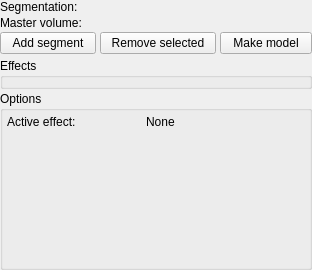
<?xml version="1.0" encoding="UTF-8"?>
<ui version="4.0">
 <class>qMRMLSegmentEditorWidget</class>
 <widget class="qMRMLWidget" name="qMRMLSegmentEditorWidget">
  <property name="geometry">
   <rect>
    <x>0</x>
    <y>0</y>
    <width>312</width>
    <height>270</height>
   </rect>
  </property>
  <property name="windowTitle">
   <string>qMRMLSegmentEditorWidget</string>
  </property>
  <layout class="QVBoxLayout" name="verticalLayout">
   <property name="spacing">
    <number>2</number>
   </property>
   <property name="margin">
    <number>0</number>
   </property>
   <item>
    <layout class="QGridLayout" name="gridLayout_2">
     <item row="1" column="1">
      <widget class="qMRMLNodeComboBox" name="MRMLNodeComboBox_MasterVolume">
       <property name="nodeTypes">
        <stringlist>
         <string>vtkMRMLScalarVolumeNode</string>
        </stringlist>
       </property>
       <property name="noneEnabled">
        <bool>true</bool>
       </property>
       <property name="noneDisplay">
        <string>Select master volume to enable editing</string>
       </property>
      </widget>
     </item>
     <item row="1" column="0">
      <widget class="QLabel" name="label_MasterVolume">
       <property name="text">
        <string>Master volume:</string>
       </property>
      </widget>
     </item>
     <item row="0" column="1">
      <widget class="qMRMLNodeComboBox" name="MRMLNodeComboBox_Segmentation">
       <property name="nodeTypes">
        <stringlist>
         <string>vtkMRMLSegmentationNode</string>
        </stringlist>
       </property>
      </widget>
     </item>
     <item row="0" column="0">
      <widget class="QLabel" name="label_Segmentation">
       <property name="text">
        <string>Segmentation:</string>
       </property>
      </widget>
     </item>
    </layout>
   </item>
   <item>
    <layout class="QHBoxLayout" name="horizontalLayout_2">
     <property name="spacing">
      <number>4</number>
     </property>
     <item>
      <widget class="QPushButton" name="AddSegmentButton">
       <property name="minimumSize">
        <size>
         <width>96</width>
         <height>0</height>
        </size>
       </property>
       <property name="text">
        <string>Add segment</string>
       </property>
       <property name="icon">
        <iconset resource="../qSlicerSegmentationsModuleWidgets.qrc">
         <normaloff>:/Icons/Add.png</normaloff>:/Icons/Add.png</iconset>
       </property>
      </widget>
     </item>
     <item>
      <widget class="QPushButton" name="RemoveSegmentButton">
       <property name="minimumSize">
        <size>
         <width>116</width>
         <height>0</height>
        </size>
       </property>
       <property name="text">
        <string>Remove selected</string>
       </property>
       <property name="icon">
        <iconset resource="../qSlicerSegmentationsModuleWidgets.qrc">
         <normaloff>:/Icons/Remove.png</normaloff>:/Icons/Remove.png</iconset>
       </property>
      </widget>
     </item>
     <item>
      <widget class="QPushButton" name="MakeModelButton">
       <property name="minimumSize">
        <size>
         <width>90</width>
         <height>0</height>
        </size>
       </property>
       <property name="text">
        <string>Make model</string>
       </property>
       <property name="icon">
        <iconset resource="../qSlicerSegmentationsModuleWidgets.qrc">
         <normaloff>:/Icons/MakeModel.png</normaloff>:/Icons/MakeModel.png</iconset>
       </property>
      </widget>
     </item>
    </layout>
   </item>
   <item>
    <widget class="qMRMLSegmentsTableView" name="SegmentsTableView"/>
   </item>
   <item>
    <widget class="QGroupBox" name="EffectsGroupBox">
     <property name="title">
      <string>Effects</string>
     </property>
    </widget>
   </item>
   <item>
    <widget class="QGroupBox" name="OptionsGroupBox">
     <property name="title">
      <string>Options</string>
     </property>
     <layout class="QGridLayout" name="gridLayout">
      <property name="margin">
       <number>4</number>
      </property>
      <property name="spacing">
       <number>4</number>
      </property>
      <item row="0" column="1">
       <widget class="QLabel" name="ActiveEffectLabel">
        <property name="text">
         <string>None</string>
        </property>
       </widget>
      </item>
      <item row="0" column="0">
       <widget class="QLabel" name="label_ActiveEffectText">
        <property name="text">
         <string>Active effect:</string>
        </property>
       </widget>
      </item>
      <item row="0" column="2">
       <widget class="QLabel" name="HelpLabel">
        <property name="maximumSize">
         <size>
          <width>21</width>
          <height>16777215</height>
         </size>
        </property>
        <property name="toolTip">
         <string>Tooltip is populated by the effects</string>
        </property>
        <property name="text">
         <string/>
        </property>
        <property name="pixmap">
         <pixmap resource="../qSlicerSegmentationsModuleWidgets.qrc">:/Icons/Help.png</pixmap>
        </property>
        <property name="alignment">
         <set>Qt::AlignRight|Qt::AlignTrailing|Qt::AlignVCenter</set>
        </property>
       </widget>
      </item>
      <item row="1" column="0" colspan="3">
       <widget class="QFrame" name="EffectsOptionsFrame">
        <property name="sizePolicy">
         <sizepolicy hsizetype="Preferred" vsizetype="MinimumExpanding">
          <horstretch>0</horstretch>
          <verstretch>0</verstretch>
         </sizepolicy>
        </property>
        <property name="minimumSize">
         <size>
          <width>0</width>
          <height>4</height>
         </size>
        </property>
       </widget>
      </item>
     </layout>
    </widget>
   </item>
  </layout>
 </widget>
 <customwidgets>
  <customwidget>
   <class>qMRMLNodeComboBox</class>
   <extends>QWidget</extends>
   <header>qMRMLNodeComboBox.h</header>
   <container>1</container>
  </customwidget>
  <customwidget>
   <class>qMRMLWidget</class>
   <extends>QWidget</extends>
   <header>qMRMLWidget.h</header>
   <container>1</container>
  </customwidget>
  <customwidget>
   <class>qMRMLSegmentsTableView</class>
   <extends>QWidget</extends>
   <header>qMRMLSegmentsTableView.h</header>
  </customwidget>
 </customwidgets>
 <resources>
  <include location="../qSlicerSegmentationsModuleWidgets.qrc"/>
 </resources>
 <connections>
  <connection>
   <sender>qMRMLSegmentEditorWidget</sender>
   <signal>mrmlSceneChanged(vtkMRMLScene*)</signal>
   <receiver>MRMLNodeComboBox_Segmentation</receiver>
   <slot>setMRMLScene(vtkMRMLScene*)</slot>
   <hints>
    <hint type="sourcelabel">
     <x>93</x>
     <y>4</y>
    </hint>
    <hint type="destinationlabel">
     <x>147</x>
     <y>11</y>
    </hint>
   </hints>
  </connection>
  <connection>
   <sender>qMRMLSegmentEditorWidget</sender>
   <signal>mrmlSceneChanged(vtkMRMLScene*)</signal>
   <receiver>MRMLNodeComboBox_MasterVolume</receiver>
   <slot>setMRMLScene(vtkMRMLScene*)</slot>
   <hints>
    <hint type="sourcelabel">
     <x>52</x>
     <y>34</y>
    </hint>
    <hint type="destinationlabel">
     <x>275</x>
     <y>46</y>
    </hint>
   </hints>
  </connection>
  <connection>
   <sender>MRMLNodeComboBox_Segmentation</sender>
   <signal>currentNodeChanged(vtkMRMLNode*)</signal>
   <receiver>SegmentsTableView</receiver>
   <slot>setSegmentationNode(vtkMRMLNode*)</slot>
   <hints>
    <hint type="sourcelabel">
     <x>225</x>
     <y>12</y>
    </hint>
    <hint type="destinationlabel">
     <x>239</x>
     <y>133</y>
    </hint>
   </hints>
  </connection>
 </connections>
</ui>
